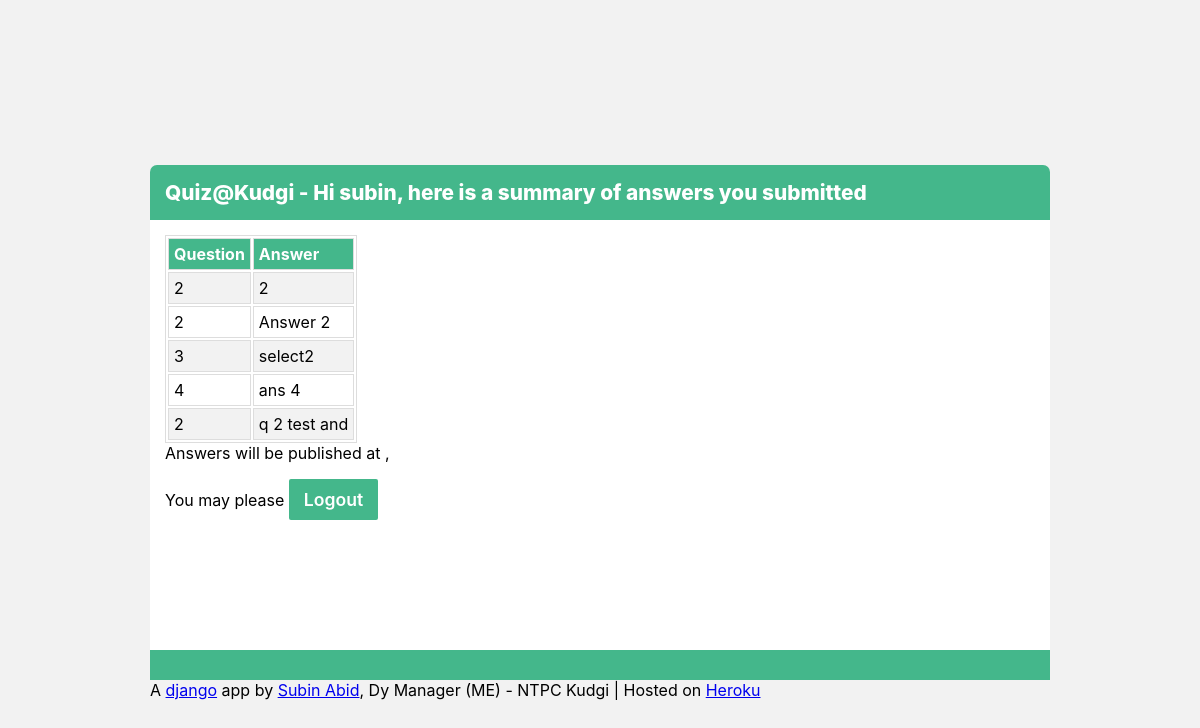
Page /quiz/submission (signed in) on the earlier database version.
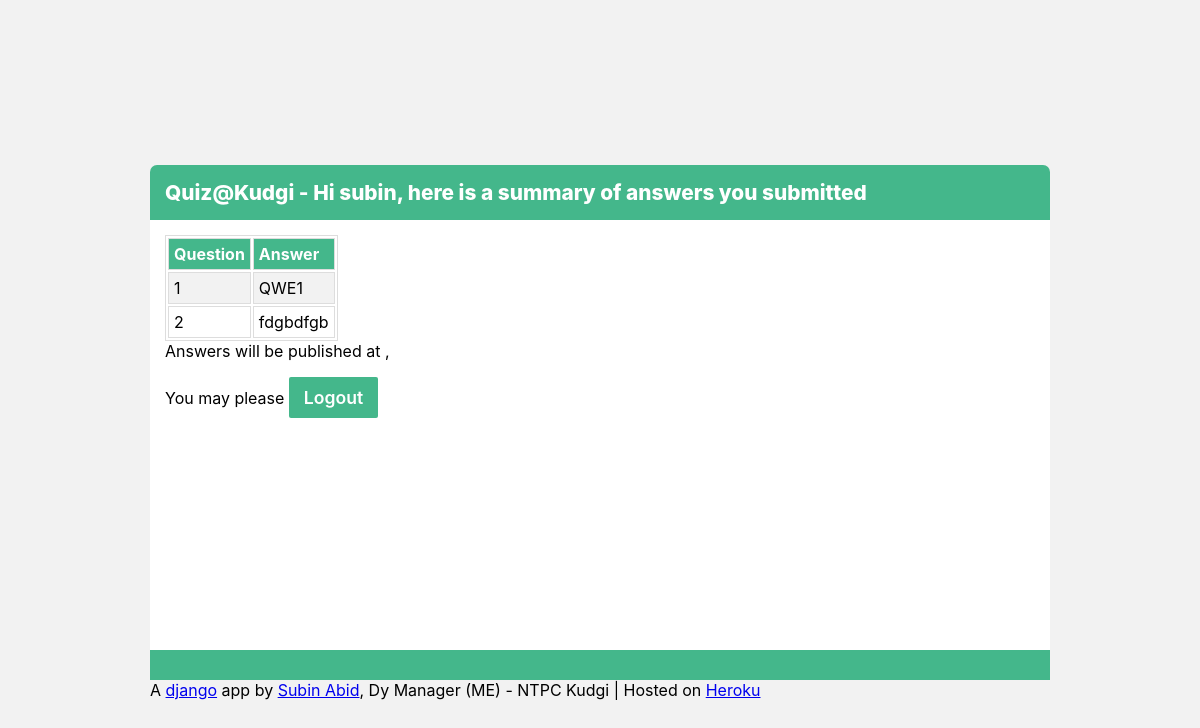
Same page on the later database version.
### quiz/models.py (models this page shows)
class answers(models.Model):
    question_id = models.IntegerField()
    user = models.CharField(max_length=10)
    answer = models.CharField(max_length = 200)
    ans_date = models.DateTimeField(auto_now = True, blank = True)

### quiz/views.py (the view)
# urls.py: path('submission', views.submission, name='submission')
def submission(request):
    subanswers = answers.objects.filter(user = request.user.get_username())
    context = {'subanswers': subanswers}
    return render(request,'quiz/submission.html', context)

### quiz/templates/quiz/submission.html (shortened to what this page needs)
{% extends 'base.html' %}
{% block hello %}
  {% if user.is_authenticated %}
     - Hi {{ user.username }}, here is a summary of answers you submitted
  {% endif %}
{% endblock %}
{% block content %}
  {% if user.is_authenticated %}
    <table>
      <tr class="tableheader">  <td>Question</td> <td>Answer</td> </tr>
      {% for sub in subanswers %}
        <tr> <td> {{ sub.question_id }}</td> <td>{{ sub.answer}}</td> </tr>
      {% endfor%}
    </table>
    Answers will be published at {{ date }}, {{ time }}
    <p>You may please <a href="{% url 'logout' %}" class="button">Logout</a></p>
  {% else %}
    <p>unauthorised access</p>
  {% endif %}
{% endblock %}

### templates/base.html (shortened to what this page needs)
{% load static %}
<!DOCTYPE html>
<html>
<head>
  <link rel = "stylesheet" href= "{% static 'quiz/css/main.css' %}">
</head>
<body>
<div class="container-main">
  <div class="wrapper">
    <div class="header">
      Quiz@Kudgi {% block hello %} {% endblock %}
    </div>
    <div class="wrapperforcontent">
      {% block content %}{% endblock %}
    </div>
    <div class="progress">
    </div>
    A <a href="https://www.djangoproject.com/">django</a> app by <a href="https://subinabid.xyz/">Subin Abid</a>, Dy Manager (ME) - NTPC Kudgi | Hosted on <a href="https://www.heroku.com/">Heroku</a><br>
  </div>
</div>
</body>
</html>

### quiz/static/quiz/css/main.css (style rules this page uses)
html, body { height: 100%; margin: 0; overflow: hidden; }
body { font-family: -apple-system, BlinkMacSystemFont, "Segoe UI", Helvetica, Arial, sans-serif, "Apple Color Emoji", "Segoe UI Emoji", "Segoe UI Symbol"; }
.container-main { width: 100%; min-height: 100vh; padding: 15px; background: #f2f2f2; }
.wrapper { min-width: 900px; position: absolute; left: 50%; top: 50%; margin-top: -250px; margin-left: -450px; }
.header { background-color: #44B78B; color:#ffffff; font-weight: 800; font-size: 1.3rem; padding: 15px; border-top-left-radius: 7px; border-top-right-radius: 7px; }
.wrapperforcontent { background: #fff; min-height: 400px; overflow: hidden; align-items: stretch; padding: 15px; }
.progress { background-color: #44B78B; color:#ffffff; font-weight: 800; font-size: 1.3rem; padding: 15px; }
.button { background-color: #44B78B; padding: 10px 15px; border-radius: 2px; color: #fff; text-align: center; font-size: 1.1rem; font-weight: 600; text-decoration: none; display: inline-block; }
table { border: 1px solid #ddd; }
.tableheader { background-color: #44B78B; color: #fff; font-weight: bold; }
td,th { border: 1px solid #ddd; padding: 5px; }
tr:nth-child(even) { background-color: #f2f2f2; }

Differences in the rows shown:
removed answers: question_id "2", answer "2"
removed answers: question_id "2", answer "Answer 2"
removed answers: question_id "3", answer "select2"
removed answers: question_id "4", answer "ans 4"
removed answers: question_id "2", answer "q 2 test and"
added answers: question_id "1", answer "QWE1"
added answers: question_id "2", answer "fdgbdfgb"
